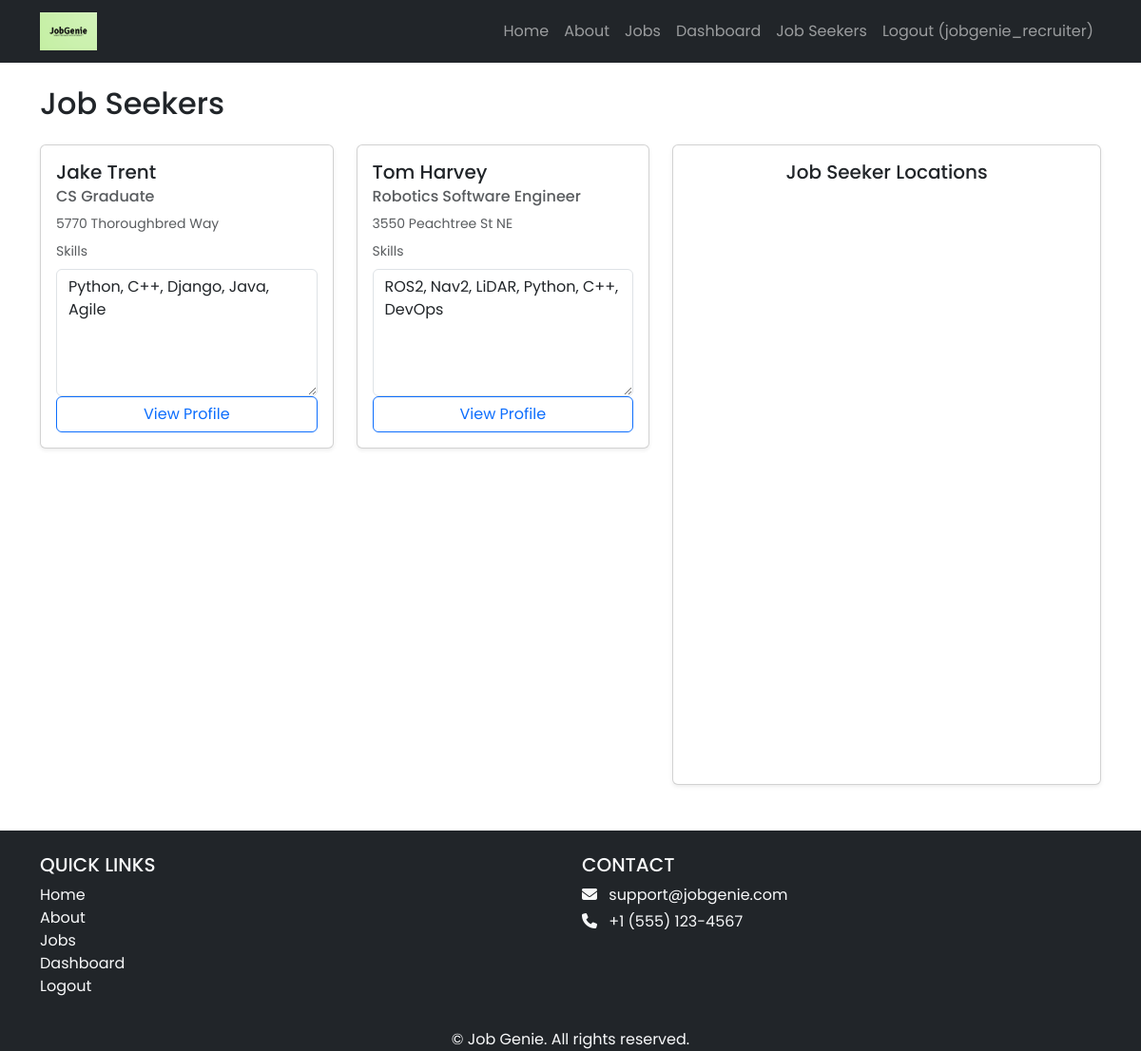
The page /profiles/jobseekers/ (signed in) on the database its author committed.
### profiles/models.py (models this page shows, shortened)
class JobSeekerProfile(models.Model):
    first_name = models.CharField(max_length=255, default='Unknown')
    last_name = models.CharField(max_length=255, default='Unknown')
    user = models.OneToOneField(User, on_delete=models.CASCADE)
    headline = models.CharField(max_length=255)
    skills = models.TextField()
    education = models.TextField()
    work_experience = models.TextField()
    links = models.TextField(blank=True)
    is_public = models.BooleanField(default=True)  # privacy
    address = models.CharField(max_length=255, blank=True)
    city = models.CharField(max_length=100, blank=True)
    state = models.CharField(max_length=100, blank=True)
    postal_code = models.CharField(max_length=20, blank=True)
    country = models.CharField(max_length=100, blank=True)
    lat = models.FloatField(null=True, blank=True)
    lng = models.FloatField(null=True, blank=True)

### profiles/views.py (the view)
# urls.py: path('jobseekers/', views.jobseeker_list, name='jobseeker_list'),
@recruiter_required
def jobseeker_list(request):
    profiles = JobSeekerProfile.objects.filter(is_public=True)
    context = {
        'profiles': profiles,
        'GOOGLE_MAPS_API_KEY': settings.GOOGLE_MAPS_API_KEY,
    }
    return render(request, 'profiles/jobseeker_list.html', context)

### profiles/templates/profiles/jobseeker_list.html (shortened to what this page needs)
{% extends "base.html" %}
{% block content %}
<div class="container mt-4">
    <h2 class="mb-4">Job Seekers</h2>
    <div class="row">
    <div class="col-lg-7">
        <div class="row">
        {% for profile in profiles %}
        <div class="col-md-6 mb-4">
            <div class="card h-100 shadow-sm">
            <div class="card-body d-flex flex-column">
                <h5 class="card-title">
                {{ profile.first_name }} {{ profile.last_name }}
                </h5>
                <h6 class="card-subtitle mb-2 text-muted">{{ profile.headline }}</h6>
                {% if profile.address %}
                <p class="text-muted small mb-2">
                 {{ profile.address }}
                </p>
                {% endif %}
                <label class="form-label small text-muted">Skills</label>
                <textarea class="form-control" rows="5" readonly>{{ profile.skills|default_if_none:"" }}</textarea>
                <a href="{% url 'profiles:jobseeker_detail' profile.pk %}" class="btn btn-outline-primary mt-auto">
                View Profile
                </a>
            </div>
            </div>
        </div>
        {% empty %}
        <p class="text-muted">No public job seekers available.</p>
        {% endfor %}
        </div>
    </div>
    <div class="col-lg-5">
        <div class="card shadow-sm">
        <div class="card-body">
            <h5 class="text-center mb-3">Job Seeker Locations</h5>
            <div id="map" style="width: 100%; height: 600px; border-radius: 10px;"></div>
        </div>
        </div>
    </div>
    </div>
    </div>
{% endblock %}

### jobgenie/templates/base.html (shortened to what this page needs)
<!DOCTYPE html>
<html>
{% load static %}
<head>
    <link href="https://cdn.jsdelivr.net/npm/bootstrap@5.3.3/dist/css/bootstrap.min.css" rel="stylesheet"
>
    <link rel="stylesheet" href="https://cdnjs.cloudflare.com/ajax/libs/font-awesome/6.1.1/css/all.min.css">
    <link rel="stylesheet" type="text/css" href="{% static 'css/style.css' %}">
</head>
<body>
    <header>
        <nav class="navbar navbar-expand-lg navbar-dark bg-dark">
            <div class="container">
                <a class="navbar-brand" href="{% url 'home.index' %}">
                    <img src="{% static 'img/logo.png' %}" alt="logo" height="40" />
                </a>
                <div class="collapse navbar-collapse" id="navbarNav">
                    <ul class="navbar-nav ms-auto">
                        <li class="nav-item">
                            <a class="nav-link {% if request.resolver_match.url_name == 'home.index' %}active{% endif %}"
                                href="{% url 'home.index' %}">Home</a>
                        </li>
                        <li class="nav-item">
                            <a class="nav-link {% if request.resolver_match.url_name == 'home.about' %}active{% endif %}"
                                href="{% url 'home.about' %}">About</a>
                        </li>
                        <li class="nav-item">
                            <a class="nav-link {% if request.path|slice:':6' == '/jobs/' %}active{% endif %}" href="{% url 'job_list' %}">Jobs</a>
                        </li>
                        {% if user.is_authenticated %}
                            {% if user.userprofile.role == "JOB_SEEKER" %}
                                <li class="nav-item">
                                    <a class="nav-link {% if request.resolver_match.url_name == 'profiles:view_profile' %}active{% endif %}"
                                        href="{% url 'profiles:view_profile' %}">My Profile</a>
                                </li>
                                <li class="nav-item">
                                    <a class="nav-link {% if request.resolver_match.url_name == 'my_applications' %}active{% endif %}"
                                        href="{% url 'my_applications' %}">My Applications</a>
                                </li>
                            {% elif user.userprofile.role == "RECRUITER" %}
                                <li class="nav-item">
                                    <a class="nav-link {% if request.resolver_match.url_name == 'recruiters:dashboard' %}active{% endif %}"
                                        href="{% url 'recruiters:dashboard' %}">Dashboard</a>
                                </li>
                                <li class="nav-item">
                                    <a class="nav-link {% if request.path|slice:':18' == '/profiles/jobseekers/' %}active{% endif %}"
                                        href="{% url 'profiles:jobseeker_list' %}">Job Seekers</a>
                                </li>
                            {% else %}
                                <li class="nav-item">
                                    <a class="nav-link" href="{% url 'accounts.signup' %}">Complete Profile</a>
                                </li>
                            {% endif %}
                            <li class="nav-item">
                                <a class="nav-link" href="{% url 'accounts.logout' %}">Logout ({{ user.username }})</a>
                            </li>
                        {% endif %}
                    </ul>
                </div>
            </div>
        </nav>
    </header>
    <div>
        {% block content %}
        {% endblock content %}
    </div>
    <footer class="bg-dark text-light pt-4 mt-5">
        <div class="container text-center">
            <div class="row text-center text-md-start">
                <div class="col-md-6 mb-3">
                    <h5 class="text-uppercase">Quick Links</h5>
                    <ul class="list-unstyled">
                    <li><a href="{% url 'home.index' %}" class="text-light text-decoration-none">Home</a></li>
                    <li><a href="{% url 'home.about' %}" class="text-light text-decoration-none">About</a></li>
                    <li><a href="{% url 'job_list' %}" class="text-light text-decoration-none">Jobs</a></li>
                    {% if user.is_authenticated %}
                        {% if user.userprofile.role == "JOB_SEEKER" %}
                            <li><a href="{% url 'profiles:view_profile' %}" class="text-light text-decoration-none">My Profile</a></li>
                        {% elif user.userprofile.role == "RECRUITER" %}
                            <li><a href="{% url 'recruiters:dashboard' %}" class="text-light text-decoration-none">Dashboard</a></li>
                        {% endif %}
                        <li><a href="{% url 'accounts.logout' %}" class="text-light text-decoration-none">Logout</a></li>
                    {% else %}
                        <li><a href="{% url 'accounts.login' %}" class="text-light text-decoration-none">Login</a></li>
                        <li><a href="{% url 'accounts.signup' %}" class="text-light text-decoration-none">Sign Up</a>
                        </li>
                        {% endif %}
                    </ul>
                </div>
                <div class="col-md-6 mb-3">
                    <h5 class="text-uppercase">Contact</h5>
                    <p class="mb-1"><i class="fas fa-envelope me-2"></i> support@jobgenie.com</p>
                    <p class="mb-1"><i class="fas fa-phone me-2"></i> +1 (555) 123-4567</p>
                </div>
            </div>
            <p class="mb-0">&copy; {{ now|date:"Y" }} Job Genie. All rights reserved.</p>
        </div>
    </footer>
</body>
</html>

### jobgenie/static/css/style.css (style rules this page uses)
body { font-family: 'Poppins', sans-serif; }
.navbar-brand { font-size: 1.4rem; letter-spacing: 1px; }

### rows shown on the page
JobSeekerProfile: first_name "Jake", last_name "Trent", headline "CS Graduate", address "5770 Thoroughbred Way", skills "Python, C++, Django, Java, Agile"
JobSeekerProfile: first_name "Tom", last_name "Harvey", headline "Robotics Software Engineer", address "3550 Peachtree St NE", skills "ROS2, Nav2, LiDAR, Python, C++, DevOps"

### other values the page prints
{{ user.username }} "jobgenie_recruiter"
